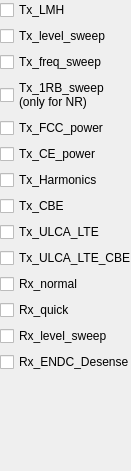
     <widget class="QWidget" name="non_sig">
      <property name="geometry">
       <rect>
        <x>0</x>
        <y>0</y>
        <width>131</width>
        <height>471</height>
       </rect>
      </property>
      <attribute name="label">
       <string>Non-sig</string>
      </attribute>
      <widget class="QWidget" name="layoutWidget_11">
       <property name="geometry">
        <rect>
         <x>0</x>
         <y>0</y>
         <width>131</width>
         <height>381</height>
        </rect>
       </property>
       <layout class="QVBoxLayout" name="verticalLayout_ns">
        <item>
         <widget class="QCheckBox" name="tx_lmh_ns">
          <property name="text">
           <string>Tx_LMH</string>
          </property>
         </widget>
        </item>
        <item>
         <widget class="QCheckBox" name="tx_level_sweep_ns">
          <property name="text">
           <string>Tx_level_sweep</string>
          </property>
         </widget>
        </item>
        <item>
         <widget class="QCheckBox" name="tx_freq_sweep_ns">
          <property name="text">
           <string>Tx_freq_sweep</string>
          </property>
         </widget>
        </item>
        <item>
         <widget class="QCheckBox" name="tx_1rb_sweep_ns">
          <property name="text">
           <string>Tx_1RB_sweep
(only for NR)</string>
          </property>
         </widget>
        </item>
        <item>
         <widget class="QCheckBox" name="tx_fcc_power_ns">
          <property name="text">
           <string>Tx_FCC_power</string>
          </property>
         </widget>
        </item>
        <item>
         <widget class="QCheckBox" name="tx_ce_power_ns">
          <property name="text">
           <string>Tx_CE_power</string>
          </property>
         </widget>
        </item>
        <item>
         <widget class="QCheckBox" name="tx_harmonics_ns">
          <property name="text">
           <string>Tx_Harmonics</string>
          </property>
         </widget>
        </item>
        <item>
         <widget class="QCheckBox" name="tx_cbe_ns">
          <property name="text">
           <string>Tx_CBE</string>
          </property>
         </widget>
        </item>
        <item>
         <widget class="QCheckBox" name="tx_ulca_lte_ns">
          <property name="text">
           <string>Tx_ULCA_LTE</string>
          </property>
         </widget>
        </item>
        <item>
         <widget class="QCheckBox" name="tx_ulca_lte_cbe_ns">
          <property name="text">
           <string>Tx_ULCA_LTE_CBE</string>
          </property>
         </widget>
        </item>
        <item>
         <widget class="QCheckBox" name="rx_normal_ns">
          <property name="text">
           <string>Rx_normal</string>
          </property>
         </widget>
        </item>
        <item>
         <widget class="QCheckBox" name="rx_quick_ns">
          <property name="text">
           <string>Rx_quick</string>
          </property>
         </widget>
        </item>
        <item>
         <widget class="QCheckBox" name="rx_level_sweep_ns">
          <property name="text">
           <string>Rx_level_sweep</string>
          </property>
         </widget>
        </item>
        <item>
         <widget class="QCheckBox" name="rx_endc_desense_ns">
          <property name="text">
           <string>Rx_ENDC_Desense</string>
          </property>
         </widget>
        </item>
       </layout>
      </widget>
     </widget>
